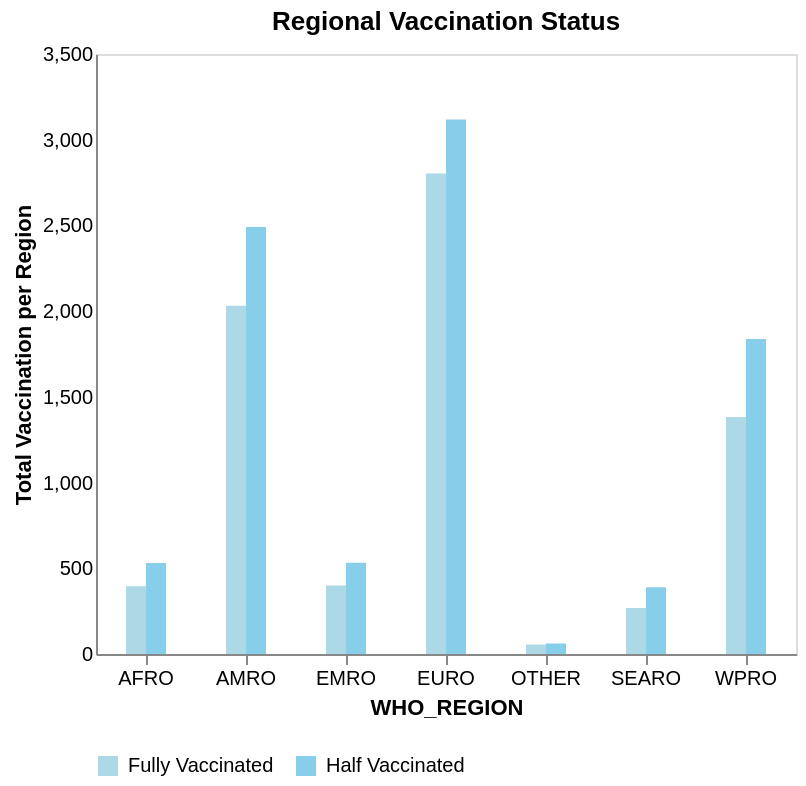

Specify this chart in Vega-Lite:
### Vega-Lite specification from a JSON file in a GitHub repository (floating-point values rounded to 4 significant figures)
{"$schema": "https://vega.github.io/schema/vega-lite/v5.json", "title": "Regional Vaccination Status", "width": 350, "height": 300, "data": {"values": [{"WHO_REGION": "AFRO", "PERSONS_VACCINATED_1PLUS_DOSE_PER100": 531.0, "PERSONS_FULLY_VACCINATED_PER100": 395.5, "legend": "Half Vaccinated"}, {"WHO_REGION": "AMRO", "PERSONS_VACCINATED_1PLUS_DOSE_PER100": 2491.0, "PERSONS_FULLY_VACCINATED_PER100": 2031.0, "legend": "Half Vaccinated"}, {"WHO_REGION": "EMRO", "PERSONS_VACCINATED_1PLUS_DOSE_PER100": 532.2, "PERSONS_FULLY_VACCINATED_PER100": 400.0, "legend": "Half Vaccinated"}, {"WHO_REGION": "EURO", "PERSONS_VACCINATED_1PLUS_DOSE_PER100": 3119.0, "PERSONS_FULLY_VACCINATED_PER100": 2803.0, "legend": "Fully Vaccinated"}, {"WHO_REGION": "OTHER", "PERSONS_VACCINATED_1PLUS_DOSE_PER100": 61.16, "PERSONS_FULLY_VACCINATED_PER100": 55.19, "legend": "Fully Vaccinated"}, {"WHO_REGION": "SEARO", "PERSONS_VACCINATED_1PLUS_DOSE_PER100": 389.7, "PERSONS_FULLY_VACCINATED_PER100": 268.1, "legend": "Fully Vaccinated"}, {"WHO_REGION": "WPRO", "PERSONS_VACCINATED_1PLUS_DOSE_PER100": 1838.0, "PERSONS_FULLY_VACCINATED_PER100": 1382.0, "legend": "Fully Vaccinated"}]}, "encoding": {"x": {"field": "WHO_REGION", "type": "nominal", "axis": {"labelAngle": 0}}}, "layer": [{"mark": {"type": "bar", "xOffset": -5, "size": 10, "color": "lightblue"}, "encoding": {"y": {"field": "PERSONS_FULLY_VACCINATED_PER100", "type": "quantitative", "axis": {"title": "", "ticks": false, "labelAlign": "right", "grid": false}}, "tooltip": [{"field": "PERSONS_FULLY_VACCINATED_PER100", "type": "quantitative", "title": "Fully Vaccinated"}]}}, {"mark": {"type": "bar", "size": 10, "xOffset": 5, "color": "skyblue"}, "encoding": {"y": {"field": "PERSONS_VACCINATED_1PLUS_DOSE_PER100", "type": "quantitative", "axis": {"title": "Total Vaccination per Region", "ticks": false, "labelAlign": "right", "grid": false}}, "tooltip": [{"field": "PERSONS_VACCINATED_1PLUS_DOSE_PER100", "type": "quantitative", "title": "Half Vaccinated"}]}}, {"mark": {"type": "text"}, "encoding": {"fill": {"field": "legend", "scale": {"range": ["lightBlue", "skyblue"]}, "legend": {"title": null, "symbolType": "square", "orient": "bottom"}}}}]}
